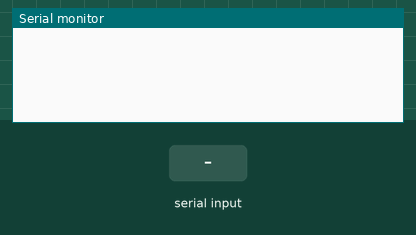
A sketch run on a simulated Particle Photon. Shown: the last lines printed to the serial monitor. The test bench sets the inputs (shaded band).

Above: at 1.2 s.
1.3 s: "90,45\n" received over the second serial link
At 2.5 s:
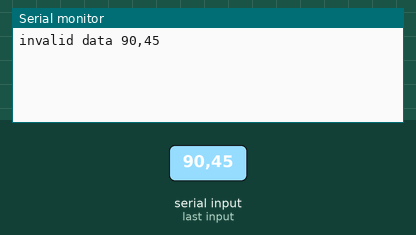
2.8 s: "7\n" received over the second serial link
At 3.6 s:
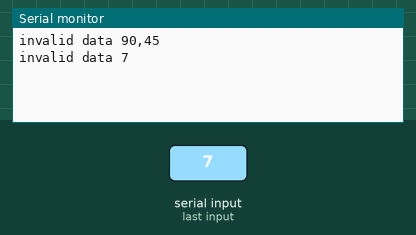

Measured:
- after the input at 1.3 s, the serial monitor: prints a new line at once (image 1)
- after the input at 2.8 s, the serial monitor: prints a new line at once (image 2)

The sketch:

serialcommunication.ino
```cpp
// Flash to Argon
#include "Particle.h"

// Constants
const size_t READ_BUF_SIZE = 256;

// Structures
typedef struct {
	int anomaly;
	int var1;
	int var2;
	int var3;
	int var4;
	int var5;
	int var6;
} WeatherData;

// Forward declarations
void processBuffer();
void handleWeatherData(const WeatherData &data);

// Global variables
int counter = 0;
unsigned long lastSend = 0;

char readBuf[READ_BUF_SIZE];
size_t readBufOffset = 0;

void setup() {
	Serial.begin(9600);

	// Serial1 RX is connected to Arduino TX (1)
	// Serial2 TX is connected to Arduino RX (0)
	// Photon GND is connected to Arduino GND
	Serial1.begin(115200);
}

void loop() {
	// Read data from serial
	while(Serial1.available()) {
		if (readBufOffset < READ_BUF_SIZE) {
			char c = Serial1.read();
			if (c != '\n') {
				// Add character to buffer
				readBuf[readBufOffset++] = c;
			}
			else {
				// End of line character found, process line
				readBuf[readBufOffset] = 0;
				processBuffer();
				readBufOffset = 0;
			}
		}
		else {
			Serial.println("readBuf overflow, emptying buffer");
			readBufOffset = 0;
		}
	}

}

void processBuffer() {
	// Serial.printlnf("Received from Arduino: %s", readBuf);
	WeatherData data;

	if (sscanf(readBuf, "%d,%d,%d,%d,%d,%d,%d", &data.anomaly, &data.var1, &data.var2,
			&data.var3, &data.var4, &data.var5, &data.var6) == 7) {

		handleWeatherData(data);
	}
	else {
		Serial.printlnf("invalid data %s", readBuf);
	}
}

void handleWeatherData(const WeatherData &data) {
	Serial.printlnf("got Anomaly=%d v1=%d v2=%d v3=%d v4=%d v5=%d v6=%d",
			data.anomaly, data.var1, data.var2, data.var3, data.var4, data.var5, data.var6);

    Particle.publish("Anomaly", String(int(data.anomaly)), PRIVATE);

}
```
